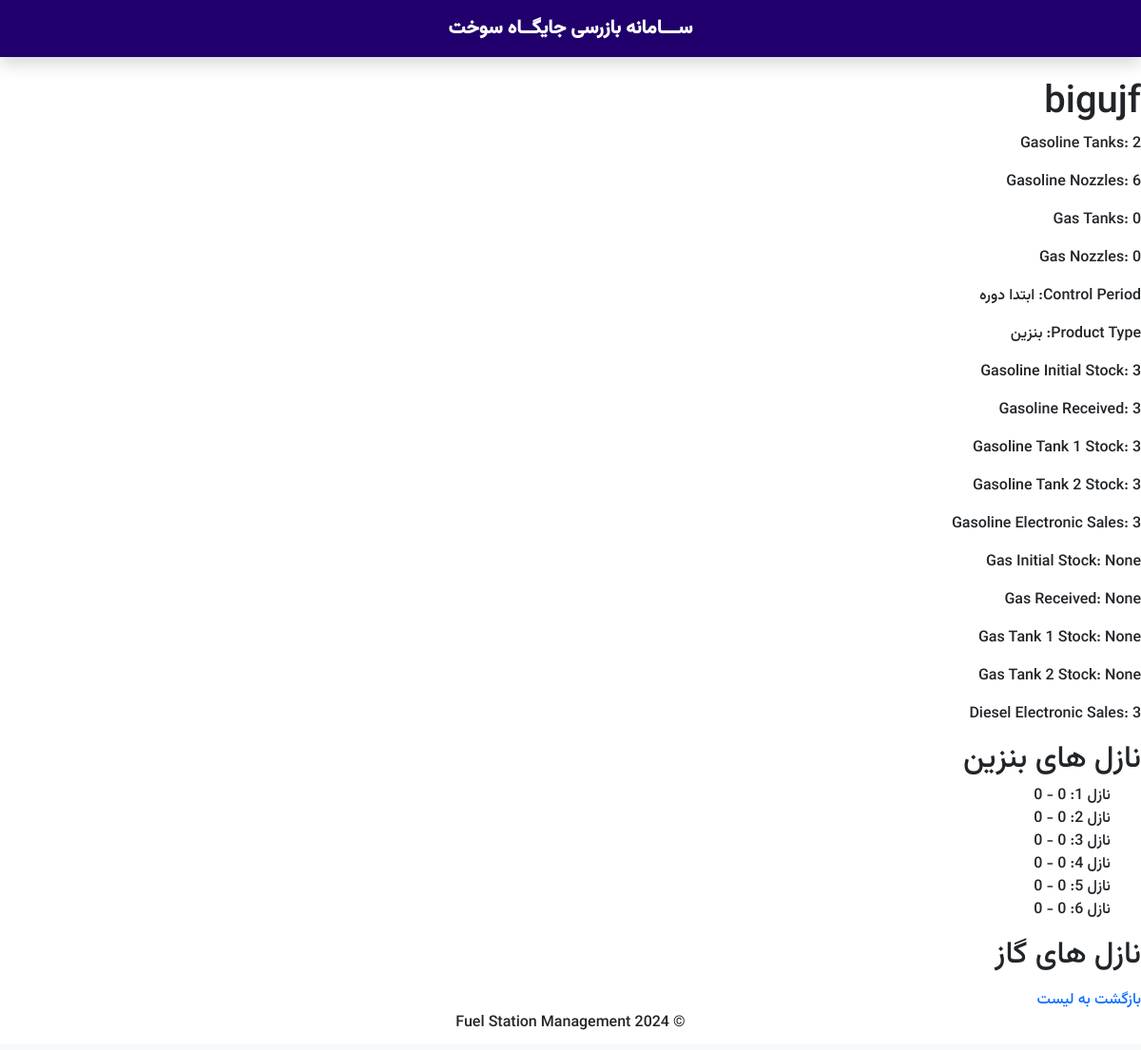
/6/, run on the app's committed database.
### stations/models.py (models this page shows, shortened)
class FuelStation(models.Model):
    name = models.CharField(max_length=255) # اسم جایگاه
    gasoline_tanks = models.PositiveIntegerField(default=0, null=True, blank=True) # تعداد مخزن های بنزین
    gasoline_nozzles = models.PositiveIntegerField(default=0, null=True, blank=True) # تعداد نازل های بنزین
    gas_tanks = models.PositiveIntegerField(default=0) # تعداد مخازن گاز
    gas_nozzles = models.PositiveIntegerField(default=0, null=True, blank=True)  # تعداد نازل های گاز
    control_period = models.CharField(max_length=50, choices=[('start', 'ابتدا دوره'), ('end', 'انتهای دوره')])  # انتخاب دوره
    product_type = models.CharField(max_length=50, choices=[('gasoline', 'بنزین'), ('diesel', 'نفتگاز'), ('both', 'هر دو')])  # انتخاب محصول
    gasoline_initial_stock = models.PositiveIntegerField(null=True, blank=True) # موجودی اول دوره بنزین
    gasoline_received = models.PositiveIntegerField(null=True, blank=True)   # مقدار رسیده دوره بنزین
    gasoline_tank1_stock = models.PositiveIntegerField(null=True, blank=True) # موجودی مخزن شماره ۱ بنزین
    gasoline_tank2_stock = models.PositiveIntegerField(null=True, blank=True) # موجودی مخزن شماره ۲ بنزین
    gasoline_electronic_sales = models.PositiveIntegerField(null=True, blank=True) # مقدار فروش الکترونیکی بنزین
    gasoline_final_stock = models.FloatField(null=True, blank=True)   # موجودی انتهای دوره بنزین
    gas_initial_stock = models.PositiveIntegerField(null=True, blank=True) # موجودی اول دوره گاز
    gas_received = models.PositiveIntegerField(null=True, blank=True)   # مقدار رسیده دوره گاز
    gas_tank1_stock = models.PositiveIntegerField(null=True, blank=True) # موجودی مخزن شماره ۱ گاز
    gas_tank2_stock = models.PositiveIntegerField(null=True, blank=True) # موجودی مخزن شماره ۲ گاز
    diesel_electronic_sales = models.PositiveIntegerField(null=True, blank=True)  # مقدار فروش الکترونیکی گاز
    gas_final_stock = models.FloatField(null=True, blank=True) # موجودی انتهای دوره گاز

class GasolineNozzle(models.Model):
    station = models.ForeignKey(FuelStation, on_delete=models.CASCADE, related_name='gasoline_nozzles_details')
    nozzle_number = models.PositiveIntegerField() # شماره نازل
    totalizer_start = models.PositiveIntegerField() # عدد ابتدا دوره نازل
    totalizer_end = models.PositiveIntegerField()  # عدد انتها دوره نازل

### stations/views.py (the view)
# urls.py: path('<int:pk>/', station_detail, name='station_detail'),
def station_detail(request, pk):
    station = FuelStation.objects.get(pk=pk)
    gasoline_nozzles = station.gasoline_nozzles_details.all()
    gas_nozzles = station.gas_nozzles_details.all()
    return render(request, 'station_detail.html', {'station': station, 'gasoline_nozzles': gasoline_nozzles, 'gas_nozzles': gas_nozzles})

### stations/templates/station_detail.html (shortened to what this page needs)
{% extends "base.html" %}
{% block body %}
    <h1>{{ station.name }}</h1>
    <p>Gasoline Tanks: {{ station.gasoline_tanks }}</p>
    <p>Gasoline Nozzles: {{ station.gasoline_nozzles }}</p>
    <p>Gas Tanks: {{ station.gas_tanks }}</p>
    <p>Gas Nozzles: {{ station.gas_nozzles }}</p>
    <p>Control Period: {{ station.get_control_period_display }}</p>
    <p>Product Type: {{ station.get_product_type_display }}</p>
    <p>Gasoline Initial Stock: {{ station.gasoline_initial_stock }}</p>
    <p>Gasoline Received: {{ station.gasoline_received }}</p>
    <p>Gasoline Tank 1 Stock: {{ station.gasoline_tank1_stock }}</p>
    <p>Gasoline Tank 2 Stock: {{ station.gasoline_tank2_stock }}</p>
    <p>Gasoline Electronic Sales: {{ station.gasoline_electronic_sales }}</p>
    <p>Gas Initial Stock: {{ station.gas_initial_stock }}</p>
    <p>Gas Received: {{ station.gas_received }}</p>
    <p>Gas Tank 1 Stock: {{ station.gas_tank1_stock }}</p>
    <p>Gas Tank 2 Stock: {{ station.gas_tank2_stock }}</p>
    <p>Diesel Electronic Sales: {{ station.diesel_electronic_sales }}</p>
    <h2>نازل های بنزین</h2>
    <ul>
        {% for nozzle in gasoline_nozzles %}
        <li>نازل {{ nozzle.nozzle_number }}: {{ nozzle.totalizer_start }} - {{ nozzle.totalizer_end }}</li>
        {% endfor %}
    </ul>
    <h2>نازل های گاز</h2>
    <a href="{% url 'station_list' %}">بازگشت به لیست</a>
{% endblock %}

### stations/templates/base.html (shortened to what this page needs)
{% load static %}
<!DOCTYPE html>
<html lang="fa-IR" dir="rtl">
<head>
    <link rel="stylesheet" href="https://cdn.jsdelivr.net/npm/bootstrap-icons@1.11.3/font/bootstrap-icons.min.css">
    <link rel="stylesheet" href="https://cdn.jsdelivr.net/npm/bootstrap@5.3.3/dist/css/bootstrap.rtl.min.css">
    <link rel="stylesheet" href="{% static '/css/styles.css' %}">
</head>
<body >
    <div class="navbar shadow mb-4">
        <span id="navbar-title">ســـامانه بازرسی جایگــاه سوخت</span>
    </div>
    {% block body %}
    {% endblock %}
<header>
<div class="fixed-bottom fixed-bottom-options">
</div>
</header>
    <footer class=" text-center ">
        <p>&copy; 2024 Fuel Station Management</p>
    </footer>
</body>
</html>

### static/css/styles.css (style rules this page uses)
body { background-color: #fff; font-family: "Vazir"; }
a { text-decoration: none; }
li { list-style: none; }
.fixed-bottom-options { position: fixed; bottom: 0; left: 0; right: 0; background-color: #f8f9fa; padding: 3px; }
.navbar { height: 60px; background-color: #21006d; display: flex; justify-content: center; align-items: center; box-shadow: 0 4px 6px rgba(0, 0, 0, 0.1); }
#navbar-title { color: white; font-size: 20px; font-weight: bold; transition: opacity 2s; }

### stations/templates/base.html (style rules this page uses)
body { background-color: #fff; }

### data on the page
FuelStation: name "bigujf", gasoline_tanks "2", gasoline_nozzles "6", gas_tanks "0", gas_nozzles "0", control_period "ابتدا دوره", product_type "بنزین", gasoline_initial_stock "3", gasoline_received "3", gasoline_tank1_stock "3", gasoline_tank2_stock "3", gasoline_electronic_sales "3", gas_initial_stock "None", gas_received "None", gas_tank1_stock "None", gas_tank2_stock "None", diesel_electronic_sales "3"
GasolineNozzle: nozzle_number "1", totalizer_end "0"
GasolineNozzle: nozzle_number "2", totalizer_end "0"
GasolineNozzle: nozzle_number "3", totalizer_end "0"
GasolineNozzle: nozzle_number "4", totalizer_end "0"
GasolineNozzle: nozzle_number "5", totalizer_end "0"
GasolineNozzle: nozzle_number "6", totalizer_end "0"
